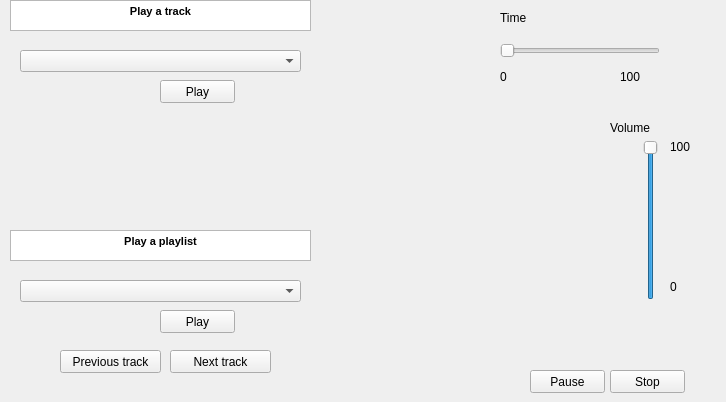
    <widget class="QWidget" name="playFiles">
     <attribute name="title">
      <string>Play files</string>
     </attribute>
     <widget class="QPushButton" name="play">
      <property name="geometry">
       <rect>
        <x>160</x>
        <y>80</y>
        <width>75</width>
        <height>23</height>
       </rect>
      </property>
      <property name="text">
       <string>Play</string>
      </property>
     </widget>
     <widget class="QPushButton" name="pause">
      <property name="geometry">
       <rect>
        <x>530</x>
        <y>370</y>
        <width>75</width>
        <height>23</height>
       </rect>
      </property>
      <property name="autoFillBackground">
       <bool>false</bool>
      </property>
      <property name="text">
       <string>Pause</string>
      </property>
     </widget>
     <widget class="QPushButton" name="stop">
      <property name="geometry">
       <rect>
        <x>610</x>
        <y>370</y>
        <width>75</width>
        <height>23</height>
       </rect>
      </property>
      <property name="text">
       <string>Stop</string>
      </property>
     </widget>
     <widget class="QComboBox" name="playListTracks">
      <property name="geometry">
       <rect>
        <x>20</x>
        <y>50</y>
        <width>281</width>
        <height>22</height>
       </rect>
      </property>
     </widget>
     <widget class="QTextBrowser" name="textBrowser_7">
      <property name="geometry">
       <rect>
        <x>10</x>
        <y>0</y>
        <width>301</width>
        <height>31</height>
       </rect>
      </property>
      <property name="html">
       <string>&lt;!DOCTYPE HTML PUBLIC &quot;-//W3C//DTD HTML 4.0//EN&quot; &quot;http://www.w3.org/TR/REC-html40/strict.dtd&quot;&gt;
&lt;html&gt;&lt;head&gt;&lt;meta name=&quot;qrichtext&quot; content=&quot;1&quot; /&gt;&lt;style type=&quot;text/css&quot;&gt;
p, li { white-space: pre-wrap; }
&lt;/style&gt;&lt;/head&gt;&lt;body style=&quot; font-family:'MS Shell Dlg 2'; font-size:8.25pt; font-weight:400; font-style:normal;&quot;&gt;
&lt;p align=&quot;center&quot; style=&quot; margin-top:0px; margin-bottom:0px; margin-left:0px; margin-right:0px; -qt-block-indent:0; text-indent:0px;&quot;&gt;&lt;span style=&quot; font-weight:600;&quot;&gt;Play a track&lt;/span&gt;&lt;/p&gt;&lt;/body&gt;&lt;/html&gt;</string>
      </property>
     </widget>
     <widget class="QPushButton" name="playPlaylist">
      <property name="geometry">
       <rect>
        <x>160</x>
        <y>310</y>
        <width>75</width>
        <height>23</height>
       </rect>
      </property>
      <property name="text">
       <string>Play</string>
      </property>
     </widget>
     <widget class="QComboBox" name="playListPlaylists">
      <property name="geometry">
       <rect>
        <x>20</x>
        <y>280</y>
        <width>281</width>
        <height>22</height>
       </rect>
      </property>
     </widget>
     <widget class="QTextBrowser" name="textBrowser_8">
      <property name="geometry">
       <rect>
        <x>10</x>
        <y>230</y>
        <width>301</width>
        <height>31</height>
       </rect>
      </property>
      <property name="html">
       <string>&lt;!DOCTYPE HTML PUBLIC &quot;-//W3C//DTD HTML 4.0//EN&quot; &quot;http://www.w3.org/TR/REC-html40/strict.dtd&quot;&gt;
&lt;html&gt;&lt;head&gt;&lt;meta name=&quot;qrichtext&quot; content=&quot;1&quot; /&gt;&lt;style type=&quot;text/css&quot;&gt;
p, li { white-space: pre-wrap; }
&lt;/style&gt;&lt;/head&gt;&lt;body style=&quot; font-family:'MS Shell Dlg 2'; font-size:8.25pt; font-weight:400; font-style:normal;&quot;&gt;
&lt;p align=&quot;center&quot; style=&quot; margin-top:0px; margin-bottom:0px; margin-left:0px; margin-right:0px; -qt-block-indent:0; text-indent:0px;&quot;&gt;&lt;span style=&quot; font-weight:600;&quot;&gt;Play a playlist&lt;/span&gt;&lt;/p&gt;&lt;/body&gt;&lt;/html&gt;</string>
      </property>
     </widget>
     <widget class="QSlider" name="volumeSlider">
      <property name="geometry">
       <rect>
        <x>640</x>
        <y>140</y>
        <width>22</width>
        <height>160</height>
       </rect>
      </property>
      <property name="maximum">
       <number>100</number>
      </property>
      <property name="value">
       <number>100</number>
      </property>
      <property name="orientation">
       <enum>Qt::Vertical</enum>
      </property>
      <property name="invertedAppearance">
       <bool>false</bool>
      </property>
      <property name="invertedControls">
       <bool>false</bool>
      </property>
     </widget>
     <widget class="QSlider" name="timeSlider">
      <property name="geometry">
       <rect>
        <x>500</x>
        <y>40</y>
        <width>160</width>
        <height>22</height>
       </rect>
      </property>
      <property name="orientation">
       <enum>Qt::Horizontal</enum>
      </property>
     </widget>
     <widget class="QLabel" name="label">
      <property name="geometry">
       <rect>
        <x>670</x>
        <y>140</y>
        <width>47</width>
        <height>13</height>
       </rect>
      </property>
      <property name="text">
       <string>100</string>
      </property>
     </widget>
     <widget class="QLabel" name="label_2">
      <property name="geometry">
       <rect>
        <x>670</x>
        <y>280</y>
        <width>47</width>
        <height>13</height>
       </rect>
      </property>
      <property name="text">
       <string>0</string>
      </property>
     </widget>
     <widget class="QLabel" name="label_3">
      <property name="geometry">
       <rect>
        <x>610</x>
        <y>120</y>
        <width>101</width>
        <height>16</height>
       </rect>
      </property>
      <property name="text">
       <string>Volume</string>
      </property>
     </widget>
     <widget class="QLabel" name="label_4">
      <property name="geometry">
       <rect>
        <x>500</x>
        <y>10</y>
        <width>101</width>
        <height>16</height>
       </rect>
      </property>
      <property name="text">
       <string>Time</string>
      </property>
     </widget>
     <widget class="QPushButton" name="playPlaylistPrevious">
      <property name="geometry">
       <rect>
        <x>60</x>
        <y>350</y>
        <width>101</width>
        <height>23</height>
       </rect>
      </property>
      <property name="text">
       <string>Previous track</string>
      </property>
     </widget>
     <widget class="QPushButton" name="playPlaylistNext">
      <property name="geometry">
       <rect>
        <x>170</x>
        <y>350</y>
        <width>101</width>
        <height>23</height>
       </rect>
      </property>
      <property name="text">
       <string>Next track</string>
      </property>
     </widget>
     <widget class="QLabel" name="timeEnd">
      <property name="geometry">
       <rect>
        <x>620</x>
        <y>70</y>
        <width>47</width>
        <height>13</height>
       </rect>
      </property>
      <property name="text">
       <string>100</string>
      </property>
     </widget>
     <widget class="QLabel" name="timeBegin">
      <property name="geometry">
       <rect>
        <x>500</x>
        <y>70</y>
        <width>47</width>
        <height>13</height>
       </rect>
      </property>
      <property name="text">
       <string>0</string>
      </property>
     </widget>
    </widget>
